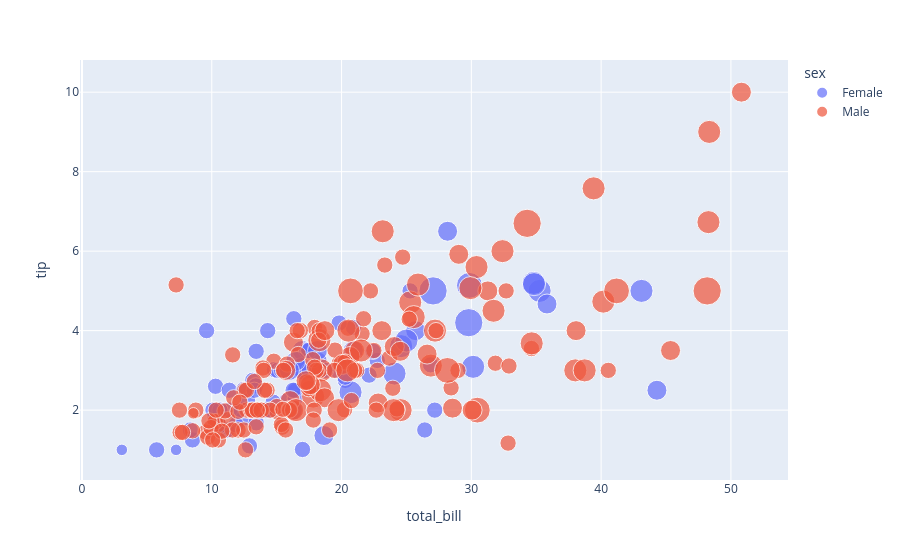

The code cell stored with this chart in its notebook:
### Code cell
#size – bubble chart
fig = px.scatter(df, x='total_bill', y='tip', size='size', color='sex')
fig.show()

### Figure 1 — Plotly figure (JSON) as saved in the notebook; plotly's stock layout.template omitted (floating-point values rounded to 4 significant figures; data arrays with more than 128 entries replaced by an {"elided": "..."} marker saying what was removed)
{"data": [{"hovertemplate": "sex=Female<br>total_bill=%{x}<br>tip=%{y}<br>size=%{marker.size}<extra></extra>", "legendgroup": "Female", "marker": {"color": "#636efa", "size": [2, 4, 4, 2, 3, 3, 2, 2, 2, 2, 4, 3, 2, 4, 2, 2, 1, 3, 2, 2, 2, 1, 4, 2, 2, 2, 2, 2, 3, 2, 2, 2, 1, 3, 2, 2, 2, 4, 2, 2, 6, 2, 2, 2, 2, 2, 2, 2, 2, 2, 2, 2, 6, 2, 2, 3, 2, 5, 4, 2, 3, 2, 2, 2, 2, 3, 3, 2, 4, 2, 2, 2, 2, 3, 2, 2, 3, 2, 4, 2, 3, 2, 2, 2, 3, 2, 2], "sizemode": "area", "sizeref": 0.015, "symbol": "circle"}, "mode": "markers", "name": "Female", "orientation": "v", "showlegend": true, "type": "scatter", "x": [16.99, 24.59, 35.26, 14.83, 10.33, 16.97, 20.29, 15.77, 19.65, 15.06, 20.69, 16.93, 10.29, 34.81, 26.41, 16.45, 3.07, 17.07, 26.86, 25.28, 14.73, 10.07, 34.83, 5.75, 16.32, 22.75, 11.35, 15.38, 44.3, 22.42, 20.92, 14.31, 7.25, 25.71, 17.31, 10.65, 12.43, 24.08, 13.42, 12.48, 29.8, 14.52, 11.38, 20.27, 11.17, 12.26, 18.26, 8.51, 10.33, 14.15, 13.16, 17.47, 27.05, 16.43, 8.35, 18.64, 11.87, 29.85, 25.0, 13.39, 16.21, 17.51, 10.59, 10.63, 9.6, 20.9, 18.15, 19.81, 43.11, 13.0, 12.74, 13.0, 16.4, 16.47, 12.76, 13.27, 28.17, 12.9, 30.14, 13.42, 15.98, 16.27, 10.09, 22.12, 35.83, 27.18, 18.78], "xaxis": "x", "y": [1.01, 3.61, 5.0, 3.02, 1.67, 3.5, 2.75, 2.23, 3.0, 3.0, 2.45, 3.07, 2.6, 5.2, 1.5, 2.47, 1.0, 3.0, 3.14, 5.0, 2.2, 1.83, 5.17, 1.0, 4.3, 3.25, 2.5, 3.0, 2.5, 3.48, 4.08, 4.0, 1.0, 4.0, 3.5, 1.5, 1.8, 2.92, 1.68, 2.52, 4.2, 2.0, 2.0, 2.83, 1.5, 2.0, 3.25, 1.25, 2.0, 2.0, 2.75, 3.5, 5.0, 2.3, 1.5, 1.36, 1.63, 5.14, 3.75, 2.61, 2.0, 3.0, 1.61, 2.0, 4.0, 3.5, 3.5, 4.19, 5.0, 2.0, 2.01, 2.0, 2.5, 3.23, 2.23, 2.5, 6.5, 1.1, 3.09, 3.48, 3.0, 2.5, 2.0, 2.88, 4.67, 2.0, 3.0], "yaxis": "y"}, {"hovertemplate": "sex=Male<br>total_bill=%{x}<br>tip=%{y}<br>size=%{marker.size}<extra></extra>", "legendgroup": "Male", "marker": {"color": "#EF553B", "size": {"elided": "157 int values"}, "sizemode": "area", "sizeref": 0.015, "symbol": "circle"}, "mode": "markers", "name": "Male", "orientation": "v", "showlegend": true, "type": "scatter", "x": {"elided": "157 float values"}, "xaxis": "x", "y": {"elided": "157 float values"}, "yaxis": "y"}], "layout": {"legend": {"itemsizing": "constant", "title": {"text": "sex"}, "tracegroupgap": 0}, "margin": {"t": 60}, "xaxis": {"anchor": "y", "domain": [0, 1], "title": {"text": "total_bill"}}, "yaxis": {"anchor": "x", "domain": [0, 1], "title": {"text": "tip"}}}}
